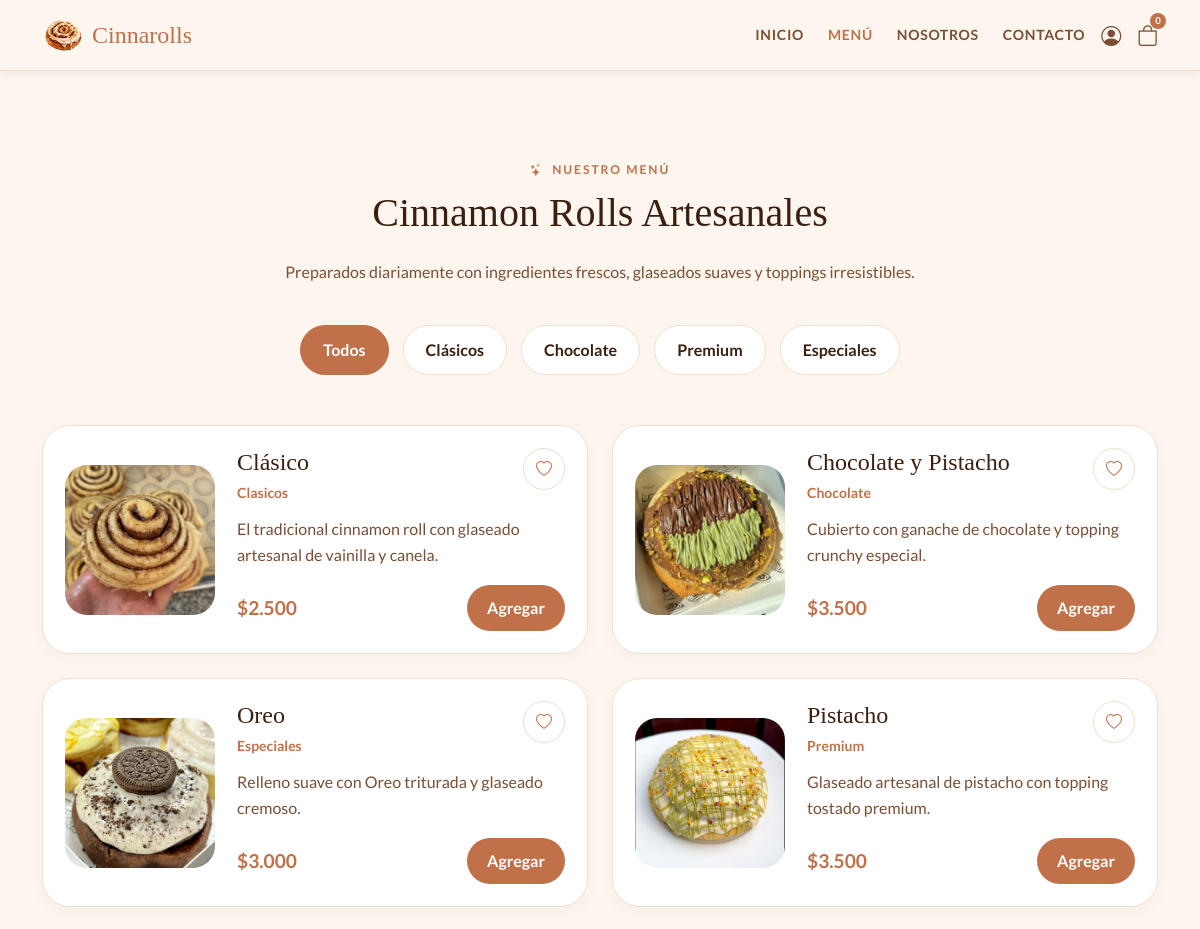
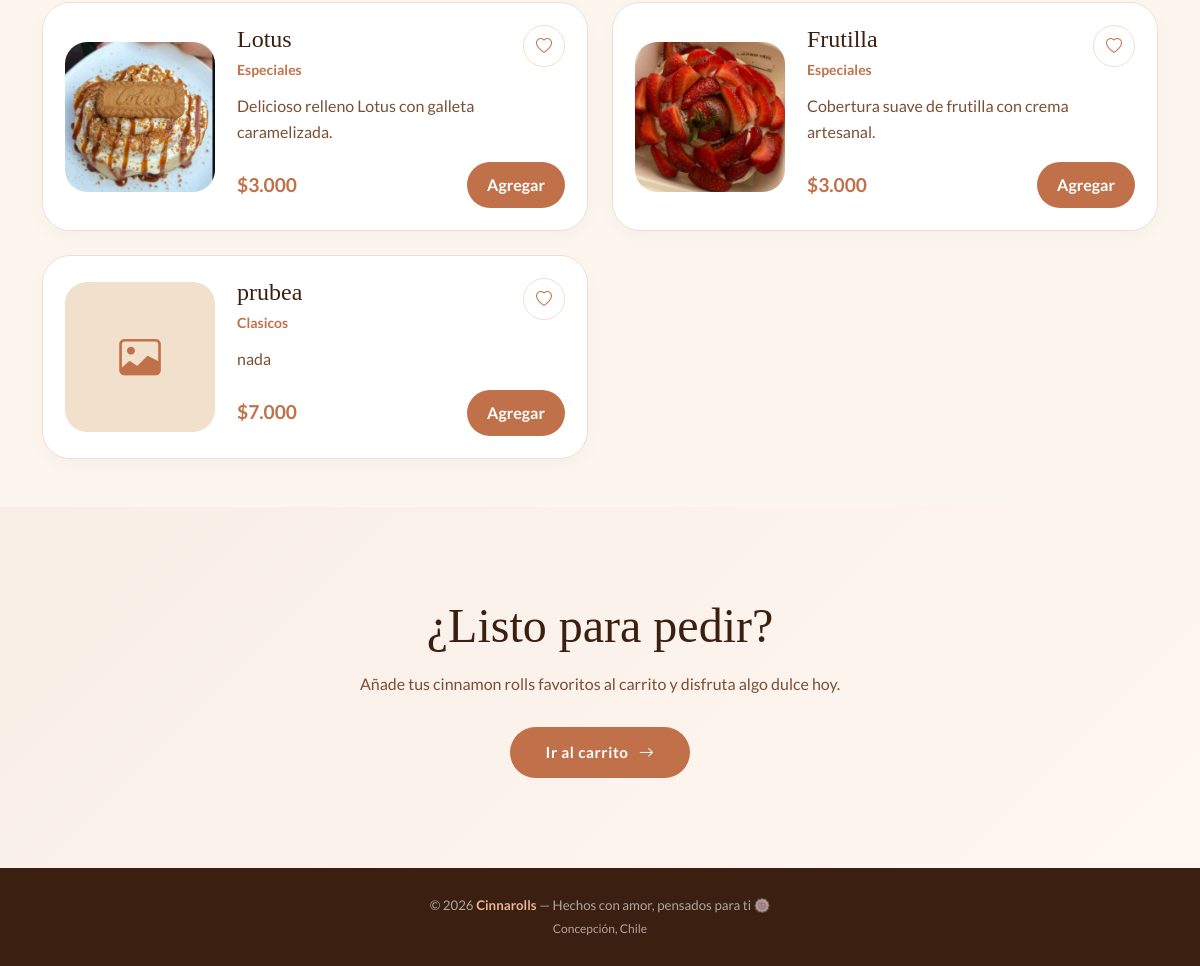
The app's page /menu/ with its own data (2 pictures, top to bottom).
### appcanela/models.py (models this page shows, shortened)
class Producto(models.Model):
    nombre = models.CharField(max_length=100)
    categoria = models.CharField(max_length=50)
    precio = models.IntegerField()
    descripcion = models.TextField(blank=True, default="")
    imagen = models.ImageField(upload_to="productos/", blank=True, null=True)
    disponible = models.BooleanField(default=True)
    def precio_clp(self):
        return f"{self.precio:,}".replace(",", ".")

### appcanela/views.py (the view)
# urls.py: path('menu/', views.menu, name='menu'),
def menu(request):
    productos = Producto.objects.filter(disponible=True)
    return render(request, 'appcanela/menu.html', {'productos': productos})

### appcanela/templates/appcanela/menu.html (shortened to what this page needs)
{% load static %}
<!DOCTYPE html>
<html lang="es">
<head>
    <link href="https://cdn.jsdelivr.net/npm/bootstrap@5.3.8/dist/css/bootstrap.min.css" rel="stylesheet">
    <link href="https://cdn.jsdelivr.net/npm/bootstrap-icons@1.11.3/font/bootstrap-icons.min.css" rel="stylesheet" />
    <link rel="stylesheet" href="{% static 'appcanela/css/mystyle.css' %}">
</head>
<body>
    <nav>
        <div class="container d-flex align-items-center">
            <a class="nav-brand" href="{% url 'index' %}">
                <img src="{% static 'appcanela/img/logo.png' %}" alt="Logo" style="width:42px;height:42px;object-fit:contain">
                Cinnarolls
            </a>
            <div class="nav-links ms-auto d-none d-md-flex align-items-center">
                <a href="{% url 'index' %}">Inicio</a>
                <a href="{% url 'menu' %}" class="active">Menú</a>
                <a href="{% url 'nosotros' %}">Nosotros</a>
                <a href="{% url 'nosotros' %}#contacto">Contacto</a>
            </div>
            {% if user.is_authenticated %}
            <div class="dropdown ms-3">
                <a class="nav-login text-decoration-none dropdown-toggle d-flex align-items-center gap-2"
                   href="#" role="button" data-bs-toggle="dropdown" aria-expanded="false"
                   style="color:var(--cinnamon); font-weight:700;">
                   <span>{{ user.username }}</span>
                   <i class="bi bi-person-circle fs-4"></i>
                </a>
                <ul class="dropdown-menu dropdown-menu-end shadow-sm border-0 mt-2"
                    style="border-radius:12px; padding:8px 0; min-width:200px;">
                    {% if user.is_staff %}
                        <li><a class="dropdown-item py-2" href="{% url 'panel_admin' %}"><i class="bi bi-shield-lock me-2"></i>Panel Admin</a></li>
                    {% else %}
                        <li><a class="dropdown-item py-2" href="{% url 'perfil' %}"><i class="bi bi-person me-2"></i>Mi Perfil</a></li>
                        <li><a class="dropdown-item" href="{% url 'mis_pedidos' %}">Mis pedidos</a></li>
                    {% endif %}
                    <li><hr class="dropdown-divider"></li>
                    <li>
                        <form method="post" action="{% url 'logout' %}">
                            {% csrf_token %}
                            <button type="submit" class="dropdown-item py-2 text-danger"><i class="bi bi-box-arrow-right me-2"></i>Cerrar sesión</button>
                        </form>
                    </li>
                </ul>
            </div>
            {% else %}
            <a href="{% url 'login' %}" class="nav-login ms-3 d-flex align-items-center gap-2" title="Iniciar sesión">
                <i class="bi bi-person-circle fs-5" style="color:var(--text-mid)"></i>
            </a>
            {% endif %}
            <a class="nav-cart ms-3" href="{% url 'carrito' %}">
                <i class="bi bi-bag"></i>
                <span id="cart-badge-count">0</span>
            </a>
        </div>
    </nav>
    <section class="menu-header">
        <div class="container text-center">
            <p class="section-label"><i class="bi bi-stars me-1"></i> Nuestro menú</p>
            <h1 class="section-title">Cinnamon Rolls Artesanales</h1>
            <p class="menu-subtitle">Preparados diariamente con ingredientes frescos, glaseados suaves y toppings irresistibles.</p>
        </div>
    </section>
    <section class="menu-filters">
        <div class="container">
            <div class="filters-wrapper">
                <button class="filter-btn active" data-filter="todos">Todos</button>
                <button class="filter-btn" data-filter="clasicos">Clásicos</button>
                <button class="filter-btn" data-filter="chocolate">Chocolate</button>
                <button class="filter-btn" data-filter="premium">Premium</button>
                <button class="filter-btn" data-filter="especiales">Especiales</button>
            </div>
        </div>
    </section>
    <section class="menu-section pb-5">
        <div class="container">
            <div class="row g-4">
                {% for producto in productos %}
                <div class="col-xl-6 menu-item" data-category="{{ producto.categoria }}">
                    <div class="menu-card-item">
                        <div class="menu-image-wrap">
                            {% if producto.imagen %}
                            <img src="{{ producto.imagen.url }}" alt="{{ producto.nombre }}">
                            {% else %}
                            <div class="menu-image-placeholder"><i class="bi bi-image"></i></div>
                            {% endif %}
                        </div>
                        <div class="menu-card-content">
                            <div class="menu-top-row">
                                <div><h5>{{ producto.nombre }}</h5><small>{{ producto.categoria|capfirst }}</small></div>
                                <button class="favorite-btn"><i class="bi bi-heart"></i></button>
                            </div>
                            <p>{{ producto.descripcion }}</p>
                            <div class="menu-card-bottom">
                                <span>${{ producto.precio_clp }}</span>
                                <button class="btn-cinnamon-small" data-name="{{ producto.nombre }}" data-price="{{ producto.precio }}">Agregar</button>
                            </div>
                        </div>
                    </div>
                </div>
                {% empty %}
                <div class="col-12 text-center py-5">
                    <p>No hay productos disponibles por ahora.</p>
                </div>
                {% endfor %}
            </div>
        </div>
    </section>
    <section class="menu-cta">
        <div class="container text-center">
            <h2>¿Listo para pedir?</h2>
            <p>Añade tus cinnamon rolls favoritos al carrito y disfruta algo dulce hoy.</p>
            <a href="{% url 'carrito' %}" class="btn-cinnamon">Ir al carrito <i class="bi bi-arrow-right"></i></a>
        </div>
    </section>
    <footer>
        <p class="mb-1">© 2026 <strong>Cinnarolls</strong> — Hechos con amor, pensados para ti 🍥</p>
        <p class="mb-0" style="font-size:.75rem">Concepción, Chile</p>
    </footer>
</body>
</html>

### appcanela/static/appcanela/css/mystyle.css (style rules this page uses)
:root { --cream: #fdf6ee; --warm-tan: #f0e0cc; --cinnamon: #c1714a; --dark-cin: #a05535; --espresso: #3b1f10; --soft-rose: #e8b49a; --text-dark: #2e1a0e; --text-mid: #7a4f35; }
* { box-sizing: border-box; }
body { font-family: 'Lato', sans-serif; background-color: var(--cream); color: var(--text-dark); margin: 0; }
nav { background: var(--cream); border-bottom: 1px solid var(--warm-tan); padding: 14px 0; position: sticky; top: 0; z-index: 100; box-shadow: 0 2px 12px rgba(59,31,16,.07); }
.nav-brand { font-family: 'Playfair Display', serif; font-size: 1.5rem; color: var(--cinnamon); text-decoration: none; display: flex; align-items: center; gap: 8px; }
.nav-links a { font-size: .88rem; font-weight: 700; letter-spacing: .05em; text-transform: uppercase; color: var(--text-mid); text-decoration: none; margin-left: 24px; transition: color .2s; }
.nav-links a:hover, .nav-links a.active { color: var(--cinnamon); }
.nav-cart { position: relative; color: var(--text-mid); font-size: 1.3rem; margin-left: 20px; }
.nav-cart span { position: absolute; top: -6px; right: -8px; background: var(--cinnamon); color: #fff; font-size: .6rem; width: 16px; height: 16px; border-radius: 50%; display: flex; align-items: center; justify-content: center; font-weight: 700; }
.btn-cinnamon { background: var(--cinnamon); color: #fff; border: none; border-radius: 50px; padding: 14px 36px; font-size: .95rem; font-weight: 700; letter-spacing: .04em; transition: background .2s, transform .2s, box-shadow .2s; text-decoration: none; display: inline-flex; align-items: center; gap: 10px; cursor: pointer; }
.btn-cinnamon-small { border: none; background: var(--cinnamon); color: white; padding: 11px 20px; border-radius: 999px; font-weight: 700; transition: .3s; }
.section-label { font-size: .76rem; font-weight: 700; letter-spacing: .16em; text-transform: uppercase; color: var(--cinnamon); margin-bottom: 10px; }
.section-title { font-family: 'Playfair Display', serif; font-size: clamp(1.6rem, 3.5vw, 2.5rem); color: var(--espresso); line-height: 1.22; margin-bottom: 20px; }
.menu-header { padding: 90px 0 40px; }
.menu-subtitle { max-width: 650px; margin: auto; color: var(--text-mid); line-height: 1.7; font-size: 1rem; }
.menu-filters { margin-bottom: 50px; }
.filters-wrapper { display: flex; justify-content: center; align-items: center; gap: 14px; flex-wrap: wrap; }
.filter-btn { border: 1px solid var(--warm-tan); background: white; color: var(--espresso); padding: 12px 22px; border-radius: 999px; font-weight: 600; transition: .3s; }
.filter-btn.active { background: var(--cinnamon); color: white; border-color: var(--cinnamon); }
.menu-card-item { background: white; border-radius: 28px; padding: 22px; display: flex; align-items: center; gap: 22px; border: 1px solid #f0dfd0; transition: .35s; height: 100%; box-shadow: 0 6px 18px rgba(0,0,0,.03); }
.menu-image-wrap { flex-shrink: 0; }
.menu-image-wrap img { width: 150px; height: 150px; object-fit: cover; border-radius: 22px; }
.menu-card-content { flex: 1; }
.menu-top-row { display: flex; justify-content: space-between; align-items: flex-start; gap: 16px; margin-bottom: 12px; }
.menu-top-row h5 { font-family: 'Playfair Display', serif; color: var(--espresso); margin-bottom: 3px; font-size: 1.5rem; }
.menu-top-row small { color: var(--cinnamon); font-weight: 700; }
.favorite-btn { width: 42px; height: 42px; border-radius: 50%; border: 1px solid var(--warm-tan); background: white; color: var(--cinnamon); transition: .3s; }
.menu-card-content p { color: var(--text-mid); line-height: 1.6; margin-bottom: 18px; }
.menu-card-bottom { display: flex; align-items: center; justify-content: space-between; }
.menu-card-bottom span { color: var(--cinnamon); font-size: 1.2rem; font-weight: 700; }
.menu-cta { padding: 90px 0; background: linear-gradient(135deg, #f8eee6 0%, #fff7f2 100%); }
.menu-cta h2 { font-family: 'Playfair Display', serif; color: var(--espresso); margin-bottom: 16px; font-size: clamp(2rem, 4vw, 3rem); }
.menu-cta p { color: var(--text-mid); max-width: 620px; margin: auto auto 30px; line-height: 1.7; }
footer { background: var(--espresso); color: rgba(255,255,255,.6); text-align: center; padding: 28px 16px; font-size: .83rem; }
footer strong { color: var(--soft-rose); }
html { scroll-behavior: smooth; }

### appcanela/templates/appcanela/menu.html (style rules this page uses)
.menu-image-placeholder { width: 150px; height: 150px; border-radius: 22px; background: var(--warm-tan); display: flex; align-items: center; justify-content: center; color: var(--cinnamon); font-size: 2.6rem; }

### records on screen
Producto: imagen (picture), nombre "Clásico", categoria "Clasicos", descripcion "El tradicional cinnamon roll con glaseado artesanal de vainilla y canela.", precio_clp "2.500"
Producto: imagen (picture), nombre "Chocolate y Pistacho", categoria "Chocolate", descripcion "Cubierto con ganache de chocolate y topping crunchy especial.", precio_clp "3.500"
Producto: imagen (picture), nombre "Oreo", categoria "Especiales", descripcion "Relleno suave con Oreo triturada y glaseado cremoso.", precio_clp "3.000"
Producto: imagen (picture), nombre "Pistacho", categoria "Premium", descripcion "Glaseado artesanal de pistacho con topping tostado premium.", precio_clp "3.500"
Producto: imagen (picture), nombre "Lotus", categoria "Especiales", descripcion "Delicioso relleno Lotus con galleta caramelizada.", precio_clp "3.000"
Producto: imagen (picture), nombre "Frutilla", categoria "Especiales", descripcion "Cobertura suave de frutilla con crema artesanal.", precio_clp "3.000"
Producto: nombre "prubea", categoria "Clasicos", descripcion "nada", precio_clp "7.000"
